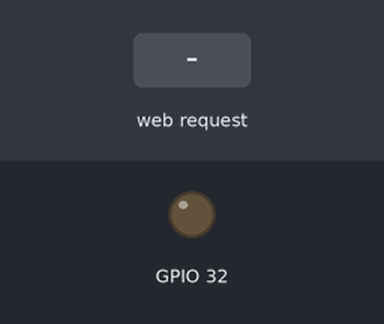
Simulated run of this sketch. Board: ESP32. Parts: output pins drawn as LEDs (lit = HIGH). The inputs (shaded band) are chosen by the test bench. WiFi joins after 1.5 s; servers stay silent unless stated; what the sketch prints to the serial monitor is not drawn.

Above: at 2.7 s.
2.8 s: HTTP request GET /LED1_on received
At 4.0 s:
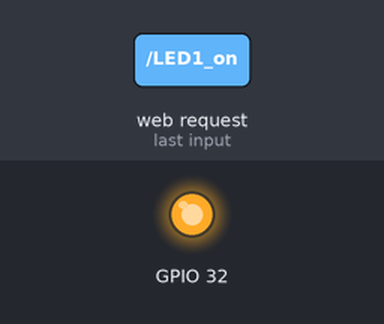
4.3 s: HTTP request GET /LED1_off received
At 5.4 s:
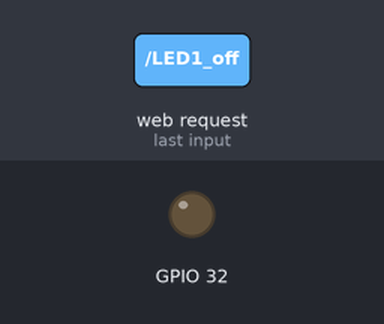
Timing chart, 0 to 7.3 s (numbered marks = the images above; inputs shaded):
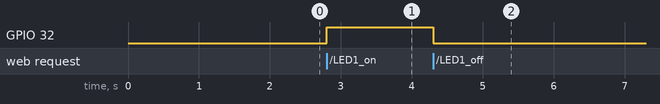

The sketch:

STA_Web_Server.ino
```cpp
/*工作流程：让ESP32连接路由器接入广域网，路由器会分配给ESP32一个IP地址，
将该IP地址通过花生壳映射，以此便可以通过外网访问ESP32服务器
网页上的按键控制ESP32的LED灯亮灭状态*/
#include <WiFi.h>

//响应头
String responseHeaders =
    String("") +
    "HTTP/1.1 200 OK\r\n" +
    "Content-Type: text/html\r\n" +
    "Connection: close\r\n" +
    "\r\n";
//网页
String myhtmlPage =
    String("") +
    "<!DOCTYPE html>"+
    "<html>"+
    "<head>"+
     "<title>ESP32 AP Web Server</title>"+
    "<meta charset= \"utf-8\">"+
    "<style>html{text-align:center;}</style>"+
    "</head>"+
    "<body><br>"+
    "<h2>ESP32 Web Server</h2>"+
    "<p>GPIO 4-\"+led1State+\"</p>"+
    "<p><a href=\"/LED1_on\"><button>Open</button></a></p>"+
    "<p><a href=\"/LED1_off\"><button>Close</button></a></p>"+
    "<p>GPIO 25-\"+led2State+\"</p>"+
    "<p><a href=\"/LED2_blink\"><button>Blink</button></a></p>"+
    "<p><a href=\"/LED1_off\"><button>Close</button></a></p>"+
    "</body></html>";

  String readString="";
  const char *ssid = "qdmyp3";   //广域网路由器
  const char *password = "19920504y";  //密码

  WiFiServer server;

void setup() {
  // put your setup code here, to run once:
    pinMode(32,OUTPUT);
    digitalWrite(32,LOW);

    Serial.begin(115200);
    Serial.println();
    WiFi.mode(WIFI_STA);
    WiFi.setSleep(false); //关闭STA模式下wifi休眠，提高响应速度
    WiFi.begin(ssid, password);
    while (WiFi.status() != WL_CONNECTED)
    {
        delay(500);
        Serial.print(".");
    }
    Serial.println("Connected");
    Serial.print("IP Address:");
    Serial.println(WiFi.localIP());

    server.begin(80);
}
void loop()
{
    WiFiClient client = server.available(); //尝试建立客户对象
    if (client)                             //如果当前有客户可用
    {
        boolean currentLineIsBlank = true;
        Serial.println("[Client connected]");

        while (client.connected()) //如果客户端建立连接
        {
            if (client.available()) //等待有可读数据
            {
                char c = client.read(); //读取一字节数据
                readString += c;        //拼接数据
                /************************************************/
                if (c == '\n' && currentLineIsBlank) //等待请求头接收完成(接收到空行)
                {
                    //比较接收到的请求数据
                    if (readString.startsWith("GET / HTTP/1.1")) //如果是网页请求
                    {
                        client.print(responseHeaders); //向客户端输出网页响应
                        client.print(myhtmlPage);      //向客户端输出网页内容
                        client.print("\r\n");
                        Serial.println("GET Request!");
                        break;  //不添加break则一直连在SEP32的服务器上
                    }
                    else if (readString.startsWith("GET /LED1_on")) //改变LED状态请求
                    {
                        digitalWrite(32,HIGH);
                        //client.print("LED has been turn on");
                        client.print(responseHeaders); //向客户端输出网页响应
                        client.print(myhtmlPage);      //向客户端输出网页内容，也可以输出其他网页
                        client.print("\r\n");
                        Serial.println("LED has been turn on");
                        break;  //不添加break则一直连在SEP32的服务器上
                    }
                    else if (readString.startsWith("GET /LED1_off")) //改变LED状态请求
                    {
                        digitalWrite(32,LOW);
                        //client.print("LED has been turn on");
                        client.print(responseHeaders); //向客户端输出网页响应
                        client.print(myhtmlPage);      //向客户端输出网页内容，也可以输出其他网页
                        client.print("\r\n");
                        Serial.println("LED has been turn off");
                        break;  //不添加break则一直连在SEP32的服务器上
                    }
                    else
                    {
                        client.print(responseHeaders); //向客户端输出网页响应
                        client.print(myhtmlPage);      //向客户端输出网页内容，也可以输出其他网页
                        client.print("\r\n");
                        Serial.println("Not Anything!");
                        break;  //不添加break则一直连在SEP32的服务器上
                    }
                }
                if (c == '\n')
                {
                    currentLineIsBlank = true; //开始新行
                }
                else if (c != '\r')
                {
                    currentLineIsBlank = false; //正在接收某行中
                }
                /************************************************/
            }
        }
        delay(1);      //等待客户完成接收
        client.stop(); //结束当前连接:
        Serial.println("[Client disconnected]");

        Serial.println(readString); //打印输出来自客户的数据
        readString = "";
    }
}
```

Measured:
- after the input at 2.8 s, GPIO 32: LOW → HIGH at once
- after the input at 4.3 s, GPIO 32: HIGH → LOW at once
